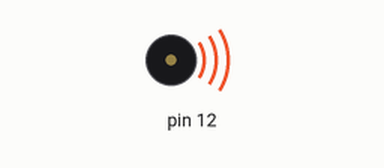
Simulated run of this sketch. Board: Arduino Uno, built with avr-gcc and run on an emulated ATmega328P. Parts: buzzer (waves = sounding).

Above: at 0.1 s.
At 6.1 s:
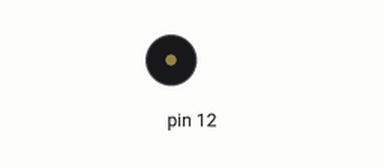
Timing chart, 0 to 7.6 s (numbered marks = the images above):
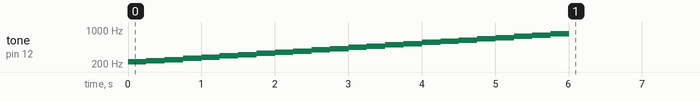

The sketch:

sketch_mar29d.ino
```cpp
void setup() {
  for(int i = 0; i < 24; i++) {
    tone(12, 220.0 * pow(2, i / 12.0), 250);
    delay(250);
  }
}

void loop() {
  // put your main code here, to run repeatedly:

}
```
